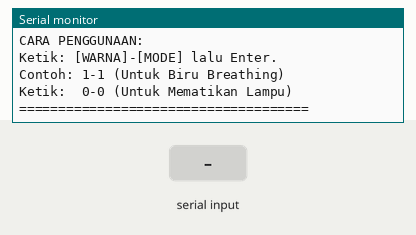
Bench run of a sketch on a simulated ESP32. Parts: the last lines printed to the serial monitor. The inputs (shaded band) are chosen by the test bench.

Above: at 1.4 s.
1.5 s: "0-0\n" received over Serial
At 2.7 s:
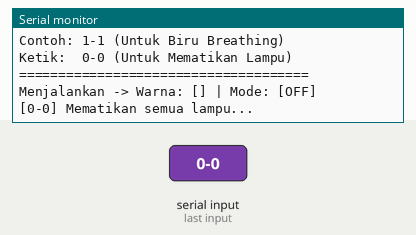
3.0 s: "90,45\n" received over Serial
At 4.1 s:
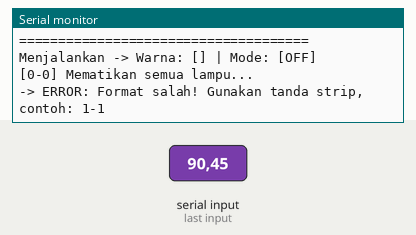

The sketch:

mode_lampu.ino
```cpp
// ---------------------------------------------------------
// ESP32
// ---------------------------------------------------------
#define R558_RX_PIN 5
#define R558_TX_PIN 4

HardwareSerial mySerial(1);

void setup() {
  Serial.begin(115200);
  while (!Serial);
  delay(100);

  // Baud rate default R558 adalah 57600
  mySerial.begin(57600, SERIAL_8N1, R558_RX_PIN, R558_TX_PIN);
  delay(100);

  tampilkanMenu();
}

void loop() {
  // Mengecek apakah ada input dari Serial Monitor
  if (Serial.available() > 0) {
    // Membaca seluruh teks yang diketik sampai tombol Enter ditekan
    String input = Serial.readStringUntil('\n');
    input.trim(); // Membersihkan spasi kosong atau karakter /r tersembunyi

    if (input.length() == 0) return; // Abaikan jika kosong

    // KONDISI SPESIAL: LAMPU MATI TOTAL
    if (input == "0-0") {
      kontrolLED(4, 0); // Mode 4 adalah OFF
      Serial.println("\n[0-0] Mematikan semua lampu...");
      return;
    }

    // MENCARI TANDA STRIP (-) SEBAGAI PEMISAH
    int dashIndex = input.indexOf('-');

    if (dashIndex > 0) {
      // Memecah teks menjadi angka Warna dan Mode
      int warna = input.substring(0, dashIndex).toInt();
      int mode = input.substring(dashIndex + 1).toInt();

      // Validasi apakah angkanya masuk akal (1 sampai 7)
      if (warna >= 1 && warna <= 7 && mode >= 1 && mode <= 7) {
        kontrolLED(mode, warna);
      } else {
        Serial.println("\n-> ERROR: Angka tidak valid! Pastikan Warna (1-7) dan Mode (1-7).");
      }
    } else {
      Serial.println("\n-> ERROR: Format salah! Gunakan tanda strip, contoh: 1-1");
    }
  }
}

// ---------------------------------------------------------
// FUNGSI TAMPILAN MENU
// ---------------------------------------------------------
void tampilkanMenu() {
  Serial.println("\n=====================================");
  Serial.println("     PLAYGROUND LED GROW R558        ");
  Serial.println("=====================================\n");

  Serial.println("--- DAFTAR WARNA ---");
  Serial.println("[1] Biru       [5] Ungu");
  Serial.println("[2] Hijau      [6] Kuning");
  Serial.println("[3] Sian       [7] Putih");
  Serial.println("[4] Merah");

  Serial.println("\n--- DAFTAR MODE ---");
  Serial.println("[1] Breathing    (Meredup-Terang Perlahan)");
  Serial.println("[2] Flashing     (Berkedip)");
  Serial.println("[3] Selalu ON    (Menyala Statis)");
  Serial.println("[4] Selalu OFF   (Dimatikan Paksa)");
  Serial.println("[5] Gradually ON (Menyala Bertahap)");
  Serial.println("[6] Gradually OFF(Mati Bertahap)");
  Serial.println("[7] Colorful     (Mode Disko Warna-warni!)");

  Serial.println("\n=====================================");
  Serial.println("CARA PENGGUNAAN:");
  Serial.println("Ketik: [WARNA]-[MODE] lalu Enter.");
  Serial.println("Contoh: 1-1 (Untuk Biru Breathing)");
  Serial.println("Ketik:  0-0 (Untuk Mematikan Lampu)");
  Serial.println("=====================================\n");
}

// ---------------------------------------------------------
// FUNGSI INTI PENGIRIMAN PAKET DATA LAMPU
// ---------------------------------------------------------
void kontrolLED(uint8_t mode, uint8_t color) {
  // ARRAY UNTUK TAMPILAN TEKS SAJA
  String namaWarna[] = {"", "Biru", "Hijau", "Sian", "Merah", "Ungu", "Kuning", "Putih"};
  String namaMode[] = {"", "Breathing", "Flashing", "Selalu ON", "OFF", "Gradually ON", "Gradually OFF", "Colorful"};

  Serial.print("\nMenjalankan -> Warna: [");
  Serial.print(namaWarna[color]);
  Serial.print("] | Mode: [");
  Serial.print(namaMode[mode]);
  Serial.println("]");

  // JIKA MODE 1 SAMPAI 6 (Format Paket Standar)
  if (mode >= 1 && mode <= 6) {
    uint16_t sum = 0x01 + 0x00 + 0x07 + 0x3C + mode + color + color + 0x00;

    uint8_t packet[] = {
      0xEF, 0x01, 0xFF, 0xFF, 0xFF, 0xFF, 0x01, 0x00, 0x07,
      0x3C, mode, color, color, 0x00,
      (uint8_t)(sum >> 8), (uint8_t)(sum & 0xFF)
    };

    mySerial.write(packet, sizeof(packet));
  }

  // JIKA MODE 7: COLORFUL PROGRAMMED (Format Paket Khusus)
  else if (mode == 7) {
    // Pada mode ini, input warna dasar akan diabaikan oleh hardware karena sudah diprogram kombinasi pelangi
    uint16_t sum = 0x01 + 0x00 + 0x0B + 0x3C + 0x07 + 0x24 + 0xCA + 0x9D + 0xB0 + 0x00 + 0x00 + 0x00;

    uint8_t packet[] = {
      0xEF, 0x01, 0xFF, 0xFF, 0xFF, 0xFF, 0x01, 0x00, 0x0B,
      0x3C, 0x07, 0x24, 0xCA, 0x9D, 0xB0, 0x00, 0x00, 0x00,
      (uint8_t)(sum >> 8), (uint8_t)(sum & 0xFF)
    };

    mySerial.write(packet, sizeof(packet));
  }
}
```

Measured:
- after the input at 1.5 s, the serial monitor: prints a new line at once (image 1)
- after the input at 3.0 s, the serial monitor: prints a new line at once (image 2)
